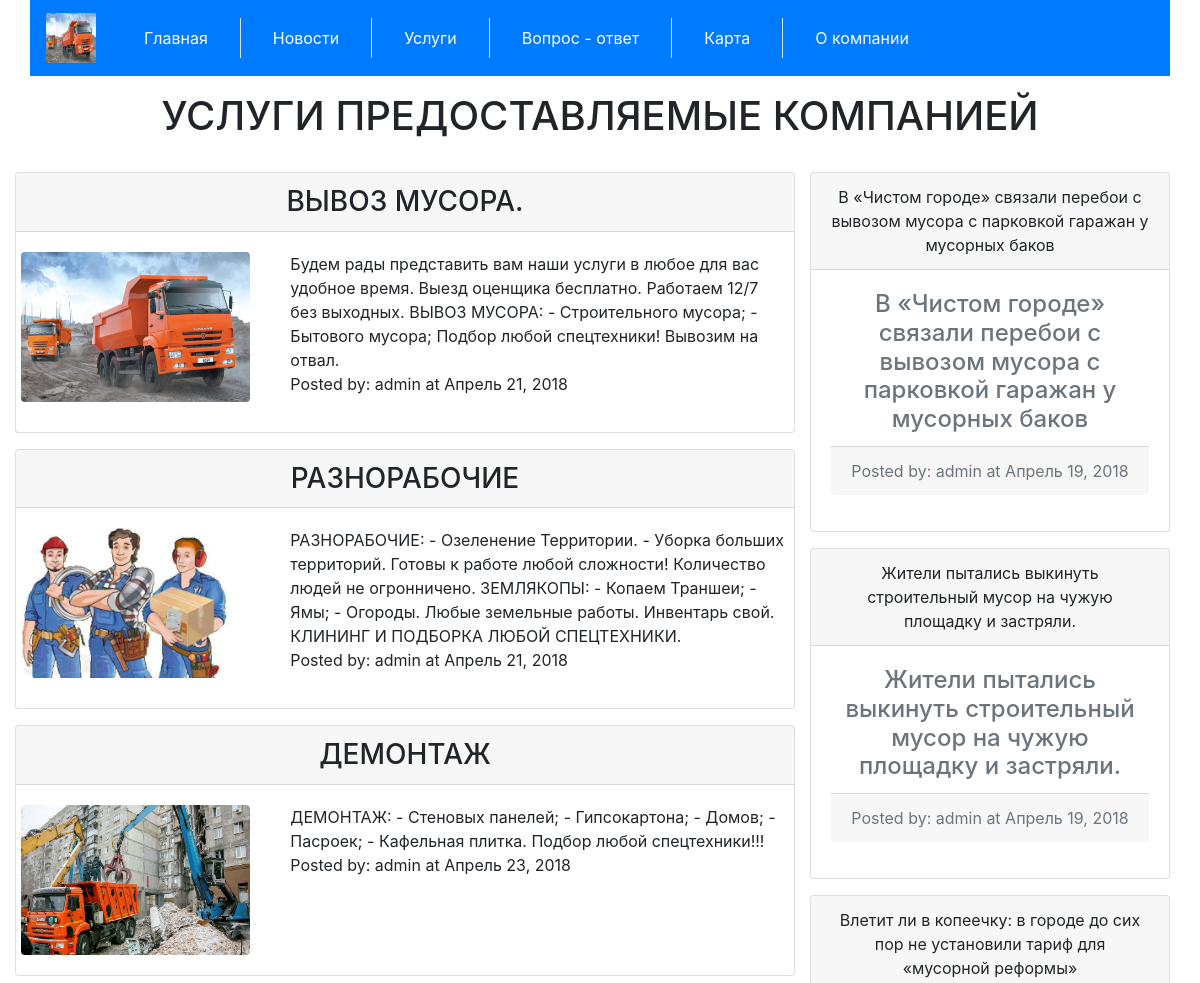
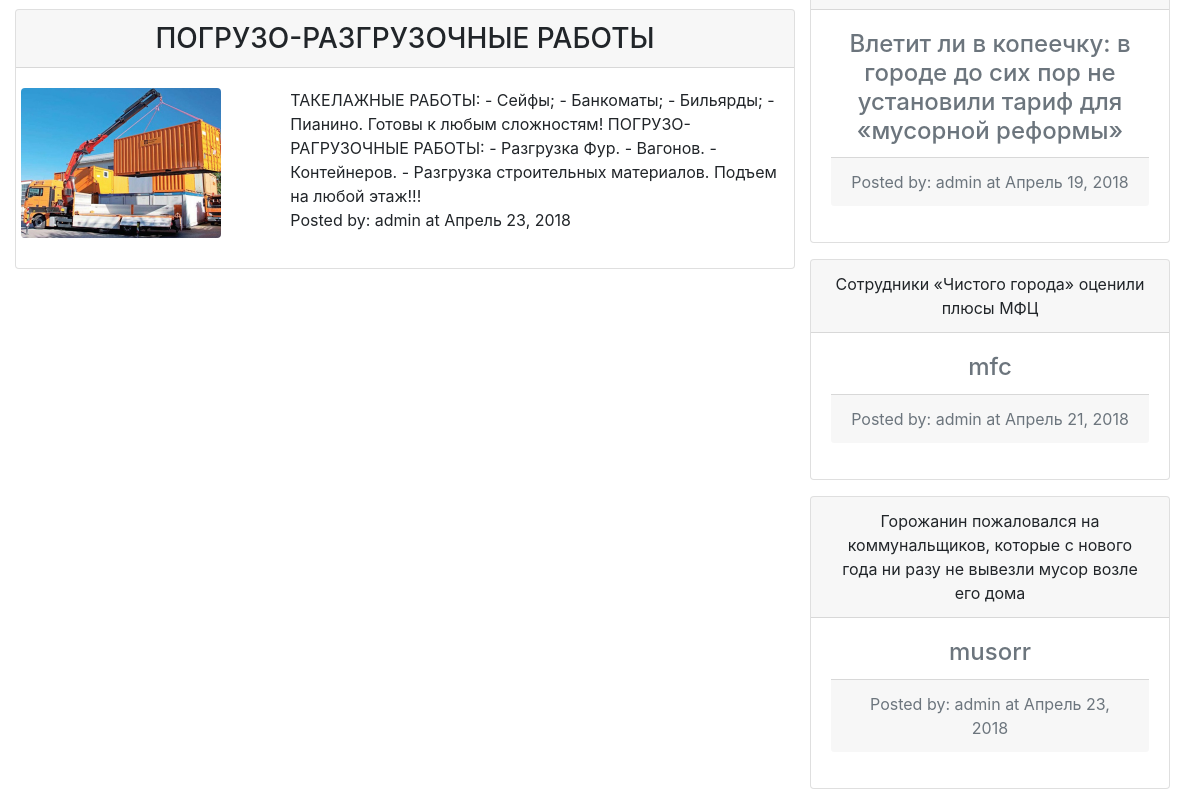
The app's page /service/ with its own data (2 pictures, top to bottom).
### server/models.py (models this page shows, shortened)
class Service(models.Model):
    objects = models.Manager()
    class Meta:
        ordering = ['posted', ]
    title = models.TextField(
        default="New",
        verbose_name="Service title"
    )
    foto = models.TextField(
        default="Foto",
        verbose_name="Way to foto"
    )
    foto_title = models.TextField(
        default="Foto",
        verbose_name="Foto title"
    )
    author = models.TextField(
        default="Author",
        verbose_name="Service Author"
    )
    body = models.TextField(
        default='Body',
        verbose_name="Service body"
    )
    posted = models.DateField(
        db_index=True,
        auto_now_add=True
    )
    image = models.ImageField(
        upload_to='media',
        default="image.jpeg"
    )

class News(models.Model):
    objects = models.Manager()
    class Meta:
        ordering = ['posted', ]
    title = models.TextField(
        default="New",
        verbose_name="News title"
    )
    slug = models.SlugField(
        max_length=100,
        unique=True
    )
    author = models.TextField(
        default="Author",
        verbose_name="Newws Author"
    )
    body = models.TextField(
        default='Body',
        verbose_name="News body"
    )
    posted = models.DateField(
        db_index=True,
        auto_now_add=True
    )
    image = models.ImageField(
        upload_to='media',
        default="image.jpeg"
    )

### server/views.py (the view)
# urls.py: url(r'^service/', server_views.service, name='service'),
def service(request):
    return render(
        request=request,
        template_name='service.html',
        context={
            "news": News.objects.all()[:5],
            "service": Service.objects.all()[:5]
        }
    )

### templates/service.html
{% extends "base.html" %}
{% block content %}
    <div class="col-xl-12">
        <h1 class="text-center text-uppercase my-3">Услуги предоставляемые компанией</h1>
    </div>
    <div class="row">
        <article class="col-xl-8 col-lg-8">
            {% if service %}
                {% for n in service %}
                    <div class="row card rounded-top my-3">
                        <h3 class="card-header text-center" >{{ n.title }}</h3>
                        <div class="row">
                            <div class="col-lg-4 col-md-4 card-body">
                                <img  class="img-fluid rounded " style="height:150px" src={{ n.image.url }} alt="{{ n.foto_title }}">
                            </div>
                            <div class="col-lg-8 col-md-8 card-body">
                                {{ n.body }}
                                <p class="posted-by">Posted by: {{ n.author }} at {{ n.posted }}</p>
                            </div>
                        </div>
                    </div>
                {% endfor %}
            {% else %}
                <h1 class="text-center text-uppercase my-3">Здесь пока нет услуг</h1>
            {% endif %}
        </article>
        <aside class="col-xl-4 col-lg-4">
            {% if news %}
                {% for n in news %}
                    <div class="card my-3 text-center">
                        <div class="card-header">{{ n.title }}</div>
                        <div class="card-body text-secondary">
                            <h4 class="card-title">{{ n.slug }}</h4>
                            <p class="card-footer">Posted by: {{ n.author }} at {{ n.posted }}</p>
                        </div>
                    </div>
                {% endfor %}
            {% else %}
                <p>No News</p>
            {% endif %}
        </aside>
    </div>
{% endblock %}

### records on screen
Service: title "ВЫВОЗ МУСОРА.", image (picture), body "Будем рады представить вам наши услуги в любое для вас удобное время. Выезд оценщика бесплатно. Работаем 12/7 без выходных. ВЫВОЗ МУСОРА: - Строительного мусора; - Бытового мусора; Подбор любой спецтехники! Вывозим на отвал.", author "admin", posted "Апрель 21, 2018"
Service: title "РАЗНОРАБОЧИЕ", image (picture), body "РАЗНОРАБОЧИЕ: - Озеленение Территории. - Уборка больших территорий. Готовы к работе любой сложности! Количество людей не огронничено. ЗЕМЛЯКОПЫ: - Копаем Траншеи; - Ямы; - Огороды. Любые земельные работы. Инвентарь свой. КЛИНИНГ И ПОДБОРКА ЛЮБОЙ СПЕЦТЕХНИКИ.", author "admin", posted "Апрель 21, 2018"
Service: title "ДЕМОНТАЖ", image (picture), body "ДЕМОНТАЖ: - Стеновых панелей; - Гипсокартона; - Домов; - Пасроек; - Кафельная плитка. Подбор любой спецтехники!!!", author "admin", posted "Апрель 23, 2018"
Service: title "ПОГРУЗО-РАЗГРУЗОЧНЫЕ РАБОТЫ", image (picture), body "ТАКЕЛАЖНЫЕ РАБОТЫ: - Сейфы; - Банкоматы; - Бильярды; - Пианино. Готовы к любым сложностям! ПОГРУЗО-РАГРУЗОЧНЫЕ РАБОТЫ: - Разгрузка Фур. - Вагонов. - Контейнеров. - Разгрузка строительных материалов. Подъем на любой этаж!!!", author "admin", posted "Апрель 23, 2018"
News: title "В «Чистом городе» связали перебои с вывозом мусора с парковкой гаражан у мусорных баков", slug "В «Чистом городе» связали перебои с вывозом мусора с парковкой гаражан у мусорных баков", author "admin", posted "Апрель 19, 2018"
News: title "Жители пытались выкинуть строительный мусор на чужую площадку и застряли.", slug "Жители пытались выкинуть строительный мусор на чужую площадку и застряли.", author "admin", posted "Апрель 19, 2018"
News: title "Влетит ли в копеечку: в городе до сих пор не установили тариф для «мусорной реформы»", slug "Влетит ли в копеечку: в городе до сих пор не установили тариф для «мусорной реформы»", author "admin", posted "Апрель 19, 2018"
News: title "Сотрудники «Чистого города» оценили плюсы МФЦ", slug "mfc", author "admin", posted "Апрель 21, 2018"
News: title "Горожанин пожаловался на коммунальщиков, которые с нового года ни разу не вывезли мусор возле его дома", slug "musorr", author "admin", posted "Апрель 23, 2018"
